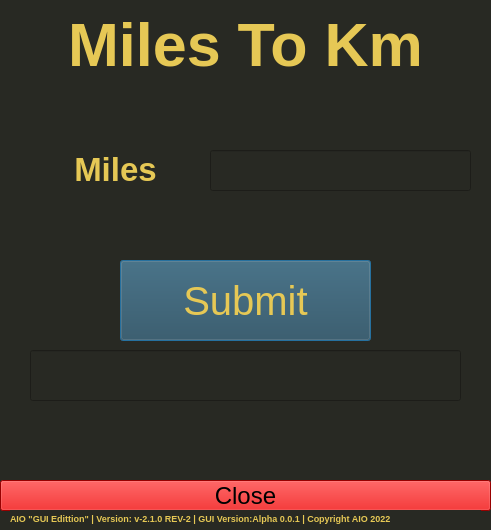
<?xml version="1.0" encoding="UTF-8"?>
<ui version="4.0">
 <class>Dialog</class>
 <widget class="QDialog" name="Dialog">
  <property name="geometry">
   <rect>
    <x>0</x>
    <y>0</y>
    <width>491</width>
    <height>530</height>
   </rect>
  </property>
  <property name="minimumSize">
   <size>
    <width>491</width>
    <height>530</height>
   </size>
  </property>
  <property name="maximumSize">
   <size>
    <width>491</width>
    <height>530</height>
   </size>
  </property>
  <property name="windowTitle">
   <string>AIO | Age</string>
  </property>
  <property name="styleSheet">
   <string notr="true">background-color: rgb(40, 41, 35);</string>
  </property>
  <widget class="QPushButton" name="Close">
   <property name="geometry">
    <rect>
     <x>0</x>
     <y>480</y>
     <width>491</width>
     <height>31</height>
    </rect>
   </property>
   <property name="font">
    <font>
     <pointsize>18</pointsize>
     <strikeout>false</strikeout>
     <kerning>true</kerning>
    </font>
   </property>
   <property name="styleSheet">
    <string notr="true">background-color: rgb(213, 0, 0);</string>
   </property>
   <property name="text">
    <string>Close</string>
   </property>
   <property name="autoDefault">
    <bool>false</bool>
   </property>
   <property name="default">
    <bool>false</bool>
   </property>
  </widget>
  <widget class="QLabel" name="label_3">
   <property name="geometry">
    <rect>
     <x>10</x>
     <y>510</y>
     <width>471</width>
     <height>16</height>
    </rect>
   </property>
   <property name="font">
    <font>
     <pointsize>7</pointsize>
     <weight>75</weight>
     <bold>true</bold>
     <strikeout>false</strikeout>
     <kerning>true</kerning>
    </font>
   </property>
   <property name="styleSheet">
    <string notr="true">color: rgb(230, 200, 85);</string>
   </property>
   <property name="text">
    <string>AIO &quot;GUI Edittion&quot; | Version: v-2.1.0 REV-2 | GUI Version:Alpha 0.0.1 | Copyright AIO 2022</string>
   </property>
   <property name="wordWrap">
    <bool>true</bool>
   </property>
  </widget>
  <widget class="QLineEdit" name="Input_1">
   <property name="geometry">
    <rect>
     <x>210</x>
     <y>150</y>
     <width>261</width>
     <height>41</height>
    </rect>
   </property>
   <property name="font">
    <font>
     <pointsize>20</pointsize>
     <strikeout>false</strikeout>
     <kerning>true</kerning>
    </font>
   </property>
   <property name="styleSheet">
    <string notr="true">color: rgb(230, 200, 85);</string>
   </property>
   <property name="text">
    <string/>
   </property>
  </widget>
  <widget class="QLabel" name="label_2">
   <property name="geometry">
    <rect>
     <x>30</x>
     <y>150</y>
     <width>171</width>
     <height>41</height>
    </rect>
   </property>
   <property name="font">
    <font>
     <pointsize>25</pointsize>
     <weight>75</weight>
     <bold>true</bold>
     <strikeout>false</strikeout>
     <kerning>true</kerning>
    </font>
   </property>
   <property name="styleSheet">
    <string notr="true">color: rgb(230, 200, 85);</string>
   </property>
   <property name="text">
    <string>&lt;html&gt;&lt;head/&gt;&lt;body&gt;&lt;p align=&quot;center&quot;&gt;Miles&lt;/p&gt;&lt;/body&gt;&lt;/html&gt;</string>
   </property>
  </widget>
  <widget class="QLabel" name="label">
   <property name="geometry">
    <rect>
     <x>20</x>
     <y>10</y>
     <width>451</width>
     <height>71</height>
    </rect>
   </property>
   <property name="font">
    <font>
     <pointsize>46</pointsize>
     <weight>75</weight>
     <bold>true</bold>
     <underline>false</underline>
     <strikeout>false</strikeout>
     <kerning>true</kerning>
    </font>
   </property>
   <property name="autoFillBackground">
    <bool>false</bool>
   </property>
   <property name="styleSheet">
    <string notr="true">color: rgb(230, 200, 85);</string>
   </property>
   <property name="text">
    <string>&lt;html&gt;&lt;head/&gt;&lt;body&gt;&lt;p align=&quot;center&quot;&gt;Miles To Km&lt;/p&gt;&lt;/body&gt;&lt;/html&gt;</string>
   </property>
  </widget>
  <widget class="QPushButton" name="Submit">
   <property name="geometry">
    <rect>
     <x>120</x>
     <y>260</y>
     <width>251</width>
     <height>81</height>
    </rect>
   </property>
   <property name="font">
    <font>
     <pointsize>30</pointsize>
     <strikeout>false</strikeout>
     <kerning>true</kerning>
    </font>
   </property>
   <property name="styleSheet">
    <string notr="true">color: rgb(230, 200, 85);
background-color: rgb(42, 74, 89);</string>
   </property>
   <property name="text">
    <string>Submit</string>
   </property>
  </widget>
  <widget class="QLineEdit" name="Output_2">
   <property name="geometry">
    <rect>
     <x>30</x>
     <y>350</y>
     <width>431</width>
     <height>51</height>
    </rect>
   </property>
   <property name="font">
    <font>
     <pointsize>20</pointsize>
     <strikeout>false</strikeout>
     <kerning>true</kerning>
    </font>
   </property>
   <property name="styleSheet">
    <string notr="true">color: rgb(230, 200, 85);</string>
   </property>
   <property name="text">
    <string/>
   </property>
   <property name="alignment">
    <set>Qt::AlignRight|Qt::AlignTrailing|Qt::AlignVCenter</set>
   </property>
  </widget>
 </widget>
 <resources/>
 <connections/>
</ui>
